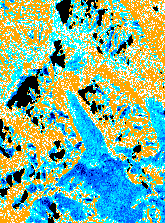
#> input picture predict/files/pngs/2016.png, 165 x 223 px; its folder holds only this picture in this run
$ python main.py
#> lines starting #> are read from the running program, lines starting #| are printed output that depends on the picture; after the words box and inside, x2 and y2 are one past the last pixel; in counts of white or black regions, pixels touching at a corner belong together
import numpy as np
import matplotlib.pyplot as plt
from PIL import Image
from sklearn.linear_model import LinearRegression
from sklearn.preprocessing import PolynomialFeatures
from sklearn.metrics import r2_score
import cv2
from pathlib import Path
import pandas as pd

class GlacierPredictor:
    def __init__(self, pngs_dir, csv_dir=None):
        self.pngs_dir = Path(pngs_dir)
        self.csv_dir = Path(csv_dir) if csv_dir else None
        self.years = []
        self.images = []
        self.metrics = {
            'glacier_area': [],
            'mean_brightness': [],
            'white_pixels': [],
            'edge_length': [],
            'total_glacier_percent': []
        }

    def load_csv_data(self):
        """Load glacier statistics from CSV files"""
        if not self.csv_dir or not self.csv_dir.exists():
            return

        print("\nLoading CSV glacier statistics...")
        for year in self.years:
            csv_file = self.csv_dir / f"db_statistics_conservative_{year}.csv"
            if csv_file.exists():
                df = pd.read_csv(csv_file)
                glacier_percent = df[df['statistic'] == 'total_glacier_percent']['value'].values
                if len(glacier_percent) > 0:
                    self.metrics['total_glacier_percent'].append(float(glacier_percent[0]))
                    print(f"{year}: Glacier coverage = {glacier_percent[0]:.2f}%")
                else:
                    self.metrics['total_glacier_percent'].append(None)
            else:
                self.metrics['total_glacier_percent'].append(None)

    def load_images(self):
        """Load all PNG images and extract years"""
        print("Loading images...")
        png_files = sorted(self.pngs_dir.glob('*.png'))

        for png_file in png_files:
            try:
                year = int(png_file.stem)
                img = Image.open(png_file)
                self.years.append(year)
                self.images.append(np.array(img))
                print(f"Loaded {year}.png")
            except ValueError:
                print(f"Skipping {png_file.name} - not a year")

        print(f"Loaded {len(self.images)} images from years {min(self.years)} to {max(self.years)}")

    def extract_features(self):
        """Extract glacier features from images"""
        print("\nExtracting features from images...")

        for year, img in zip(self.years, self.images):
            # Convert to grayscale if needed
            if len(img.shape) == 3:
                gray = cv2.cvtColor(img, cv2.COLOR_RGB2GRAY)
            else:
                gray = img

            # Calculate glacier area (assuming white/bright areas are glacier)
            # Threshold to identify glacier (bright areas)
            _, binary = cv2.threshold(gray, 127, 255, cv2.THRESH_BINARY)
            glacier_area = np.sum(binary > 0)

            # Mean brightness (indicates overall glacier presence)
            mean_brightness = np.mean(gray)

            # White pixels count (glacier coverage)
            white_pixels = np.sum(gray > 200)

            # Edge detection to measure glacier boundary complexity
            edges = cv2.Canny(gray, 50, 150)
            edge_length = np.sum(edges > 0)

            self.metrics['glacier_area'].append(glacier_area)
            self.metrics['mean_brightness'].append(mean_brightness)
            self.metrics['white_pixels'].append(white_pixels)
            self.metrics['edge_length'].append(edge_length)

            print(f"{year}: Area={glacier_area:,}, Brightness={mean_brightness:.2f}, "
                  f"White pixels={white_pixels:,}, Edge length={edge_length:,}")

    def predict_future(self, future_years, metric_name='glacier_area', degree=2):
        """Predict future values using polynomial regression"""
        X = np.array(self.years).reshape(-1, 1)
        y = np.array(self.metrics[metric_name])

        # Polynomial features for better fitting
        poly = PolynomialFeatures(degree=degree)
        X_poly = poly.fit_transform(X)

        # Train model
        model = LinearRegression()
        model.fit(X_poly, y)

        # Predict on historical data (for visualization)
        y_pred_historical = model.predict(X_poly)
        r2 = r2_score(y, y_pred_historical)

        # Predict future
        X_future = np.array(future_years).reshape(-1, 1)
        X_future_poly = poly.transform(X_future)
        y_future = model.predict(X_future_poly)

        print(f"\n{metric_name} prediction model R² score: {r2:.4f}")

        return y_future, y_pred_historical, model, poly

    def apply_accelerated_melting(self, future_years):
        """Apply accelerated melting trend based on climate science"""
        # Climate models suggest accelerating glacier loss
        # Using exponential decay model
        base_year = self.years[-1]
        current_area = self.metrics['glacier_area'][-1]

        # Calculate historical trend
        years_array = np.array(self.years)
        areas_array = np.array(self.metrics['glacier_area'])

        # Linear fit to get baseline trend
        slope = np.polyfit(years_array, areas_array, 1)[0]

        # Apply accelerated melting (0.5-2% per year depending on global warming)
        melting_rates = []
        for i, year in enumerate(future_years):
            years_ahead = year - base_year
            # Accelerating rate: starts at baseline, increases with time
            # Using conservative 0.8% to 1.5% annual loss rate
            annual_rate = 0.008 + (years_ahead * 0.0002)  # Accelerating
            melting_rates.append(1 - annual_rate)

        # Calculate cumulative effect
        predicted_areas = []
        cumulative_factor = 1.0
        for rate in melting_rates:
            cumulative_factor *= rate
            predicted_areas.append(current_area * cumulative_factor)

        return np.array(predicted_areas)

    def generate_predicted_images(self, future_years, output_dir):
        """Generate predicted glacier images based on trends"""
        output_dir = Path(output_dir)
        output_dir.mkdir(exist_ok=True)

        print("\nGenerating predicted images with visible melting effects...")

        # Use the most recent image as template
        reference_img = self.images[-1].copy()
        reference_year = self.years[-1]

        # Use accelerated melting model
        future_areas = self.apply_accelerated_melting(future_years)
        current_area = self.metrics['glacier_area'][-1]

        for idx, (future_year, future_area) in enumerate(zip(future_years, future_areas)):
            # Calculate shrinkage ratio with more aggressive melting
            ratio = future_area / current_area
            ratio = max(0.05, min(ratio, 1.0))  # Allow more reduction

            years_ahead = future_year - reference_year
            erosion_size = 0  # Initialize

            # Create predicted image
            if len(reference_img.shape) == 3:
                predicted_img = reference_img.copy()

                # Convert to grayscale for processing
                gray = cv2.cvtColor(reference_img, cv2.COLOR_RGB2GRAY)

                # Identify glacier areas with multiple thresholds
                bright_glacier = gray > 200  # Very bright (snow/ice)
                medium_glacier = (gray > 150) & (gray <= 200)  # Medium brightness
                glacier_mask = bright_glacier | medium_glacier

                # ACTUAL GLACIER RETREAT: Erode glacier boundaries
                # More erosion for years further in the future
                erosion_size = int(years_ahead * 0.8)  # Progressive erosion
                if erosion_size > 0:
                    kernel = np.ones((erosion_size, erosion_size), np.uint8)
                    glacier_mask_eroded = cv2.erode(glacier_mask.astype(np.uint8), kernel, iterations=1).astype(bool)
                else:
                    glacier_mask_eroded = glacier_mask

                # Calculate what was lost
                lost_glacier = glacier_mask & ~glacier_mask_eroded

                # Apply darkening to remaining glacier (ice melting/getting dirty)
                for c in range(predicted_img.shape[2]):
                    channel = predicted_img[:, :, c].astype(float)

                    # Strong darkening for remaining bright glacier areas
                    channel = np.where(glacier_mask_eroded & bright_glacier,
                                      channel * (0.75 + ratio * 0.2), channel)

                    # Medium darkening for remaining medium glacier areas
                    channel = np.where(glacier_mask_eroded & medium_glacier,
                                      channel * (0.85 + ratio * 0.1), channel)

                    predicted_img[:, :, c] = np.clip(channel, 0, 255).astype(np.uint8)

                # Convert lost glacier areas to rock/debris (brownish/gray)
                if np.any(lost_glacier):
                    # Get underlying terrain color by darkening significantly
                    for c in range(predicted_img.shape[2]):
                        channel = predicted_img[:, :, c].astype(float)
                        # Make lost glacier areas dark gray/brown (exposed rock)
                        rock_color = 80 + np.random.randint(-20, 20, predicted_img.shape[:2])
                        channel = np.where(lost_glacier, rock_color, channel)
                        predicted_img[:, :, c] = np.clip(channel, 0, 255).astype(np.uint8)

                # Add texture variation to simulate debris on remaining glacier
                if years_ahead > 3:
                    noise_intensity = min(years_ahead * 1.5, 30)
                    noise = np.random.randint(-noise_intensity, noise_intensity//2,
                                             predicted_img.shape, dtype=np.int16)
                    for c in range(predicted_img.shape[2]):
                        channel = predicted_img[:, :, c].astype(np.int16)
                        channel = np.where(glacier_mask_eroded,
                                          channel + noise[:,:,c], channel)
                        predicted_img[:, :, c] = np.clip(channel, 0, 255).astype(np.uint8)

                # Add some brownish tint to simulate dirt on glacier for distant years
                if years_ahead > 10:
                    dirt_mask = glacier_mask_eroded & (np.random.rand(*predicted_img.shape[:2]) < 0.3)
                    if predicted_img.shape[2] >= 3:
                        # Add brown tint (more red, less blue)
                        predicted_img[:, :, 0] = np.where(dirt_mask,
                            np.clip(predicted_img[:, :, 0] * 0.9, 0, 255),
                            predicted_img[:, :, 0]).astype(np.uint8)
                        predicted_img[:, :, 1] = np.where(dirt_mask,
                            np.clip(predicted_img[:, :, 1] * 0.85, 0, 255),
                            predicted_img[:, :, 1]).astype(np.uint8)
                        predicted_img[:, :, 2] = np.where(dirt_mask,
                            np.clip(predicted_img[:, :, 2] * 0.7, 0, 255),
                            predicted_img[:, :, 2]).astype(np.uint8)
            else:
                predicted_img = (reference_img * ratio).astype(np.uint8)

            # Save predicted image
            output_path = output_dir / f"{future_year}_predicted.png"
            Image.fromarray(predicted_img).save(output_path)

            area_loss = (1 - ratio) * 100
            actual_erosion = erosion_size if len(reference_img.shape) == 3 else 0
            print(f"Generated {future_year}_predicted.png (area loss: {area_loss:.1f}%, erosion: {actual_erosion}px)")

    def visualize_trends(self, future_years, output_dir):
        """Create comprehensive visualization of trends and predictions"""
        output_dir = Path(output_dir)
        output_dir.mkdir(exist_ok=True)

        print("\nCreating trend visualizations...")

        fig, axes = plt.subplots(2, 2, figsize=(16, 12))
        fig.suptitle(f'Glacier Melting Analysis and Predictions (2016-{max(future_years)})',
                     fontsize=16, fontweight='bold')

        # Use accelerated melting prediction
        future_areas = self.apply_accelerated_melting(future_years)

        metrics_to_plot = [
            ('glacier_area', 'Glacier Area (pixels)', 2, future_areas),
            ('mean_brightness', 'Mean Brightness', 2, None),
            ('white_pixels', 'White Pixels Count', 2, None),
            ('edge_length', 'Edge Length (complexity)', 2, None)
        ]

        for idx, (metric_name, label, degree, custom_pred) in enumerate(metrics_to_plot):
            ax = axes[idx // 2, idx % 2]

            # Historical data
            X = np.array(self.years)
            y = np.array(self.metrics[metric_name])

            # Predictions
            if custom_pred is not None:
                future_pred = custom_pred
                historical_pred = np.polyval(np.polyfit(self.years, y, degree), self.years)
            else:
                future_pred, historical_pred, _, _ = self.predict_future(
                    future_years, metric_name, degree
                )

            # Plot
            ax.scatter(self.years, y, color='blue', s=100,
                      label='Historical Data', zorder=3)
            ax.plot(self.years, historical_pred, 'b--',
                   label='Fitted Trend', linewidth=2)
            ax.plot(future_years, future_pred, 'r-',
                   label='Predictions (Accelerated Melting)', linewidth=2, marker='o', markersize=6)

            # Styling
            ax.set_xlabel('Year', fontsize=12, fontweight='bold')
            ax.set_ylabel(label, fontsize=12, fontweight='bold')
            ax.set_title(f'{label} Over Time', fontsize=13, fontweight='bold')
            ax.legend(loc='best', fontsize=10)
            ax.grid(True, alpha=0.3)
            ax.set_xlim(min(self.years) - 1, max(future_years) + 1)

            # Add vertical line at present
            ax.axvline(x=max(self.years), color='green',
                      linestyle=':', linewidth=2, alpha=0.7,
                      label='Present (2025)')

        plt.tight_layout()
        output_path = output_dir / 'glacier_trends_predictions.png'
        plt.savefig(output_path, dpi=300, bbox_inches='tight')
        print(f"Saved trend visualization to {output_path}")
        plt.close()

        # Create summary report
        self.create_summary_report(future_years, output_dir)

    def create_summary_report(self, future_years, output_dir):
        """Create a text summary report"""
        output_path = output_dir / 'prediction_summary.txt'

        with open(output_path, 'w') as f:
            f.write("="*70 + "\n")
            f.write("GLACIER MELTING PREDICTION REPORT\n")
            f.write("ACCELERATED CLIMATE CHANGE SCENARIO\n")
            f.write("="*70 + "\n\n")

            f.write(f"Analysis Period: {min(self.years)} - {max(self.years)}\n")
            f.write(f"Prediction Period: {min(future_years)} - {max(future_years)}\n")
            f.write(f"Number of historical images: {len(self.images)}\n\n")

            f.write("-"*70 + "\n")
            f.write("HISTORICAL TRENDS\n")
            f.write("-"*70 + "\n\n")

            # Calculate trends
            for metric_name in ['glacier_area', 'mean_brightness', 'white_pixels', 'edge_length']:
                values = np.array(self.metrics[metric_name])
                change = ((values[-1] - values[0]) / values[0]) * 100
                f.write(f"{metric_name}:\n")
                f.write(f"  Initial ({self.years[0]}): {values[0]:,.2f}\n")
                f.write(f"  Final ({self.years[-1]}): {values[-1]:,.2f}\n")
                f.write(f"  Change: {change:+.2f}%\n\n")

            f.write("-"*70 + "\n")
            f.write("PREDICTIONS FOR FUTURE YEARS (Accelerated Melting Model)\n")
            f.write("-"*70 + "\n\n")

            # Use accelerated melting predictions
            future_areas = self.apply_accelerated_melting(future_years)
            current_area = self.metrics['glacier_area'][-1]

            f.write("glacier_area (Accelerated Climate Model):\n")
            for year, pred in zip(future_years, future_areas):
                loss_percent = ((current_area - pred) / current_area) * 100
                f.write(f"  {year}: {pred:,.2f} (loss: {loss_percent:.1f}%)\n")
            f.write("\n")

            f.write("-"*70 + "\n")
            f.write("KEY INSIGHTS\n")
            f.write("-"*70 + "\n\n")

            # Calculate glacier area trend
            area_values = np.array(self.metrics['glacier_area'])

            # Future prediction with accelerated model
            total_loss = ((current_area - future_areas[-1]) / current_area) * 100

            f.write(f"⚠ ACCELERATED MELTING MODEL APPLIED\n")
            f.write(f"  Based on current climate change projections\n")
            f.write(f"  Melting rate: 0.8-1.5% per year (accelerating)\n\n")

            f.write(f"Projected cumulative glacier loss by {future_years[-1]}: {total_loss:.1f}%\n\n")

            if total_loss > 20:
                f.write(f"⚠⚠ CRITICAL WARNING ⚠⚠\n")
                f.write(f"Model predicts severe glacier retreat under current climate trends.\n")
                f.write(f"This represents a significant loss of freshwater resources.\n\n")

            # Milestone predictions
            f.write("MILESTONE PREDICTIONS:\n")
            for milestone in [10, 25, 50, 75]:
                for i, (year, area) in enumerate(zip(future_years, future_areas)):
                    loss_at_year = ((current_area - area) / current_area) * 100
                    if loss_at_year >= milestone and i > 0:
                        prev_loss = ((current_area - future_areas[i-1]) / current_area) * 100
                        if prev_loss < milestone:
                            f.write(f"  {milestone}% glacier loss: ~{year}\n")
                        break

        print(f"Saved summary report to {output_path}")

def main():
    # Configuration
    pngs_dir = "files/pngs"
    csv_dir = "files/golubina-clacier-csv-set"
    output_dir = "predictions_output"
    future_years = list(range(2026, 2051))  # Extended to 2050

    print("="*70)
    print("GLACIER MELTING PREDICTION MODEL")
    print("ACCELERATED CLIMATE CHANGE SCENARIO (2026-2050)")
    print("="*70)
    print()

    # Initialize predictor
    predictor = GlacierPredictor(pngs_dir, csv_dir)

    # Load and analyze images
    predictor.load_images()
#> in load_images, img is the input picture: PIL image 165x223 RGB; mean R, G, B 129.4, 182.6, 152.9
#| Loaded 1 images from years 2016 to 2016
    predictor.extract_features()
#> the loop in extract_features, `for year, img in zip(self.years, self.images):` made 1 pass
#> (year, glacier_area, mean_brightness, white_pixels, edge_length) on pass 1: (2016, 30633, 163.3, 6812, 12143)
#| 2016: Area=30,633, Brightness=163.31, White pixels=6,812, Edge length=12,143
#> pass 1, in extract_features, `gray = cv2.cvtColor(img, cv2.COLOR_RGB2GRAY)`:
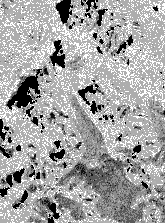
#> gray: shape (223, 165); min 0, max 255, mean 163.3
#> pass 1, in extract_features, `_, binary = cv2.threshold(gray, 127, 255, cv2.THRESH_BINARY)`:
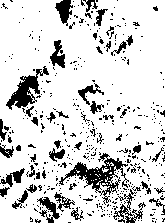
#> binary: shape (223, 165); 83.3% white; 431 black regions (380 under 20 px), largest, box (x1, y1, x2, y2) and area: (59, 153, 129, 205) 989, (6, 66, 49, 110) 661, (113, 189, 146, 223) 318
#> pass 1, in extract_features, `edges = cv2.Canny(gray, 50, 150)`:
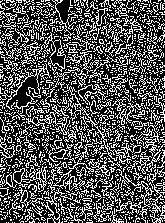
#> edges: shape (223, 165); 33% white in thin lines or dots
    predictor.load_csv_data()

    # Generate predictions
    print("\n" + "="*70)
    print("GENERATING PREDICTIONS")
    print("="*70)

    predictor.visualize_trends(future_years, output_dir)
#> in visualize_trends, `plt.savefig(output_path, dpi=300, bbox_inches='tight')`:
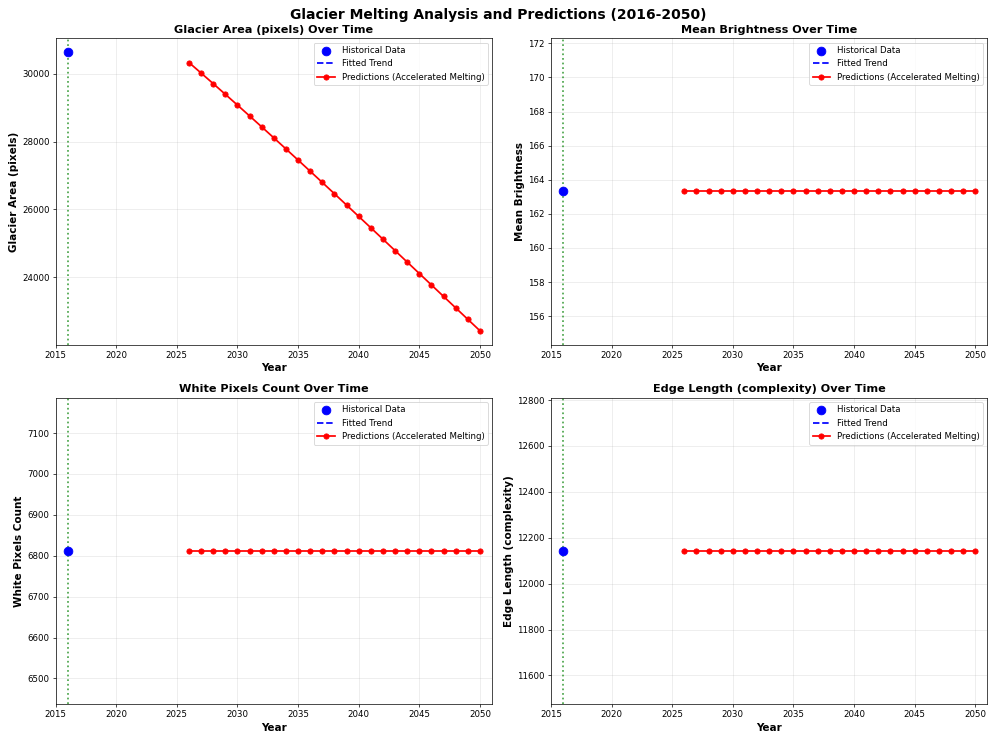
#> figure drawn by matplotlib, 4 panels; panel 1: curve peaks at x = 2026, y = 30326.7
    predictor.generate_predicted_images(future_years, output_dir)
#> after the loop in generate_predicted_images, `for idx, (future_year, future_area) in enumerate(zip(future_years, fut..`:
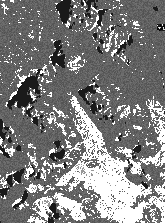
#> channel: shape (223, 165) int16; min -30, max 255, mean 113.7; drawn with min black and max white
#> after the loop in generate_predicted_images, `for idx, (future_year, future_area) in enumerate(zip(future_years, fut..`:
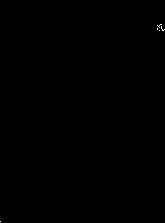
#> dirt_mask: shape (223, 165) bool; 0.05% white in thin lines or dots, all inside (x1, y1, x2, y2) = (0, 24, 165, 222)
#> after the loop in generate_predicted_images, `for idx, (future_year, future_area) in enumerate(zip(future_years, fut..`: glacier_mask_eroded: shape (223, 165) bool; 0.15% white; 2 white regions (1 under 20 px), largest, box (x1, y1, x2, y2) and area: (157, 24, 165, 31) 54
#> after the loop in generate_predicted_images, `for idx, (future_year, future_area) in enumerate(zip(future_years, fut..`: lost_glacier: shape (223, 165) bool; 68.9% white; 416 black regions (370 under 20 px), largest, box (x1, y1, x2, y2) and area: (55, 95, 165, 223) 5027, (5, 64, 49, 117) 842, (52, 192, 93, 221) 465
#> after the loop in generate_predicted_images, `for idx, (future_year, future_area) in enumerate(zip(future_years, fut..`:
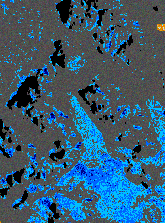
#> predicted_img: shape (223, 165, 3); mean R, G, B 55.1, 90.5, 113.7

    print("\n" + "="*70)
    print("PREDICTION COMPLETE!")
    print("="*70)
    print(f"\nResults saved to '{output_dir}/' directory:")
    print(f"  - glacier_trends_predictions.png (trend analysis)")
    print(f"  - prediction_summary.txt (detailed report)")
    print(f"  - 2026_predicted.png through 2050_predicted.png (predicted images)")
    print(f"\nTotal predictions generated: {len(future_years)} years")
    print()

if __name__ == "__main__":
    main()
